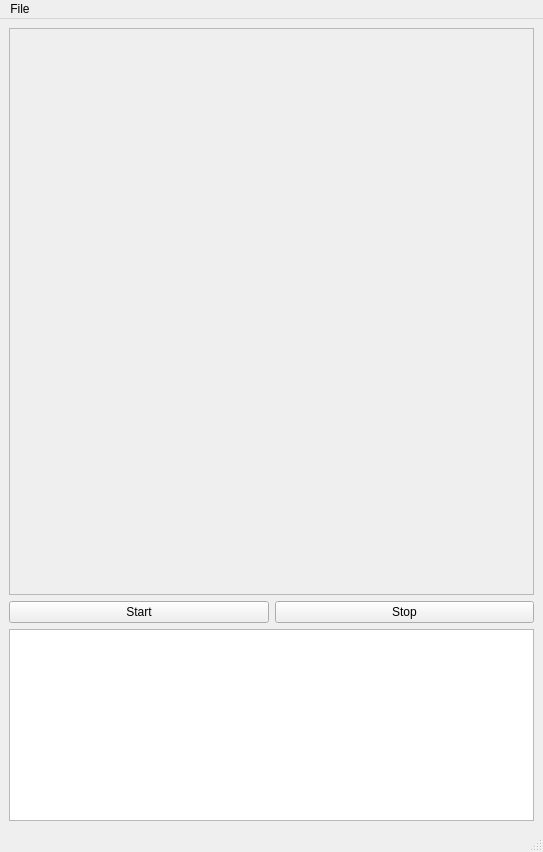
<?xml version="1.0" encoding="UTF-8"?>
<ui version="4.0">
 <class>MainWindow</class>
 <widget class="QMainWindow" name="MainWindow">
  <property name="geometry">
   <rect>
    <x>0</x>
    <y>0</y>
    <width>543</width>
    <height>852</height>
   </rect>
  </property>
  <property name="windowTitle">
   <string>LIDAR DISPLAY</string>
  </property>
  <widget class="QWidget" name="centralwidget">
   <layout class="QVBoxLayout" name="verticalLayout">
    <item>
     <widget class="QFrame" name="frame">
      <property name="sizePolicy">
       <sizepolicy hsizetype="Expanding" vsizetype="Expanding">
        <horstretch>0</horstretch>
        <verstretch>0</verstretch>
       </sizepolicy>
      </property>
      <property name="frameShape">
       <enum>QFrame::StyledPanel</enum>
      </property>
      <property name="frameShadow">
       <enum>QFrame::Raised</enum>
      </property>
     </widget>
    </item>
    <item>
     <layout class="QHBoxLayout" name="horizontalLayout">
      <item>
       <widget class="QPushButton" name="startButton">
        <property name="sizePolicy">
         <sizepolicy hsizetype="Preferred" vsizetype="Preferred">
          <horstretch>0</horstretch>
          <verstretch>0</verstretch>
         </sizepolicy>
        </property>
        <property name="text">
         <string>Start</string>
        </property>
       </widget>
      </item>
      <item>
       <widget class="QPushButton" name="stopButton">
        <property name="sizePolicy">
         <sizepolicy hsizetype="Preferred" vsizetype="Preferred">
          <horstretch>0</horstretch>
          <verstretch>0</verstretch>
         </sizepolicy>
        </property>
        <property name="text">
         <string>Stop</string>
        </property>
       </widget>
      </item>
     </layout>
    </item>
    <item>
     <widget class="QTextBrowser" name="textBrowser">
      <property name="sizePolicy">
       <sizepolicy hsizetype="Preferred" vsizetype="Preferred">
        <horstretch>0</horstretch>
        <verstretch>0</verstretch>
       </sizepolicy>
      </property>
     </widget>
    </item>
   </layout>
  </widget>
  <widget class="QMenuBar" name="menubar">
   <property name="geometry">
    <rect>
     <x>0</x>
     <y>0</y>
     <width>543</width>
     <height>21</height>
    </rect>
   </property>
   <widget class="QMenu" name="menuFile">
    <property name="title">
     <string>File</string>
    </property>
    <addaction name="separator"/>
    <addaction name="actionSave_CSV"/>
    <addaction name="actionSave_STL"/>
   </widget>
   <addaction name="menuFile"/>
  </widget>
  <widget class="QStatusBar" name="statusbar"/>
  <action name="actionSave_CSV">
   <property name="text">
    <string>Save CSV</string>
   </property>
  </action>
  <action name="actionSave_STL">
   <property name="text">
    <string>Save STL</string>
   </property>
  </action>
 </widget>
 <resources/>
 <connections/>
</ui>
